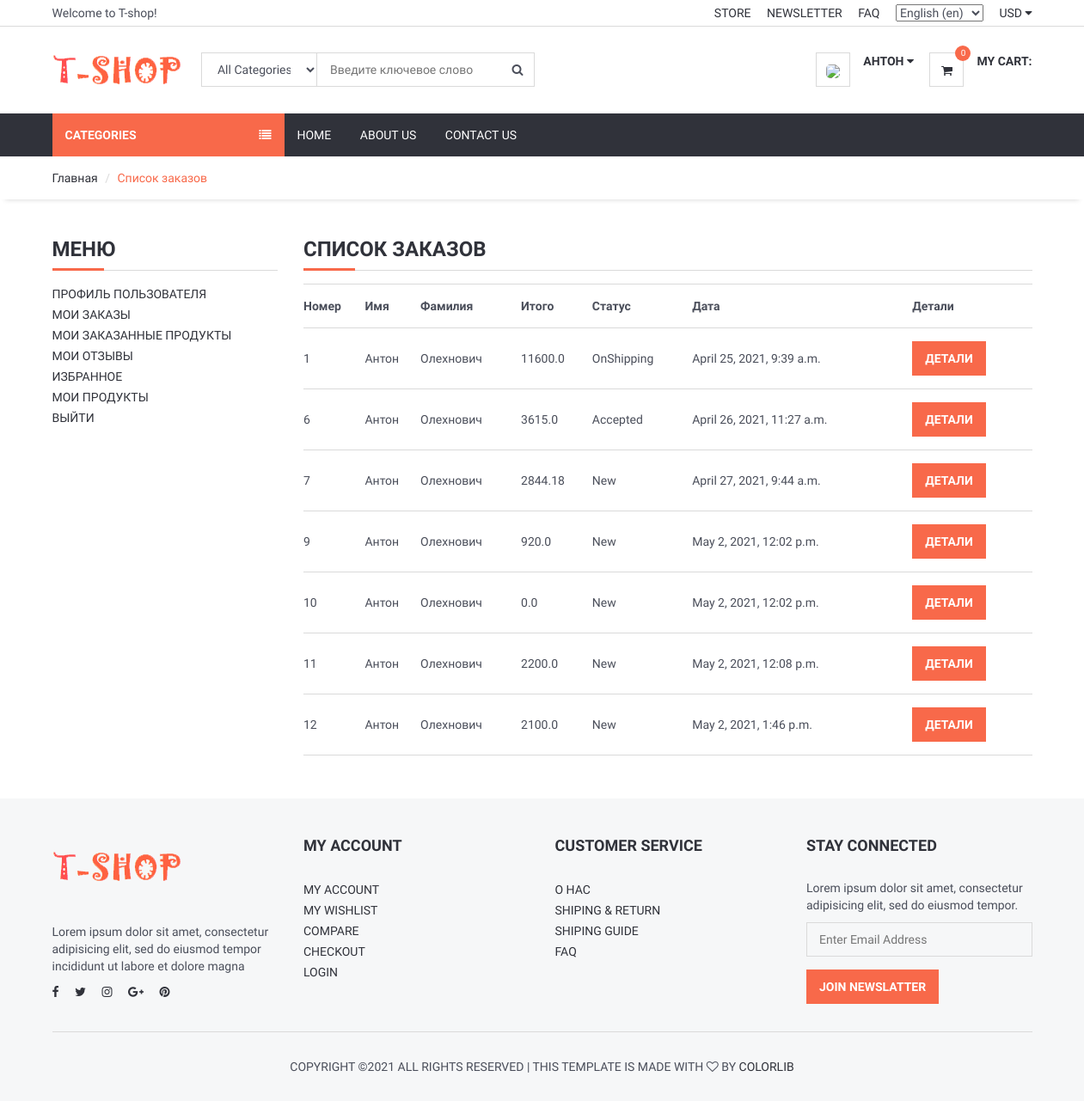
Screenshot of /user/orders/ (signed in) with the database file from the repository.
### order/models.py (models this page shows, shortened)
class Order(models.Model):
    STATUS = (
        ('New', 'New'),
        ('Accepted', 'Accepted'),
        ('Preaparing', 'Preaparing'),
        ('OnShipping', 'OnShipping'),
        ('Completed', 'Completed'),
        ('Canceled', 'Canceled'),
    )
    user = models.ForeignKey(User, on_delete=models.SET_NULL, null=True)
    code = models.CharField(max_length=5, editable=False)
    first_name = models.CharField(max_length=10)
    last_name = models.CharField(max_length=10)
    phone = models.CharField(blank=True, max_length=20)
    address = models.CharField(blank=True, max_length=150)
    city = models.CharField(blank=True, max_length=20)
    country = models.CharField(blank=True, max_length=20)
    total = models.FloatField()
    status = models.CharField(max_length=10, choices=STATUS, default='New')
    ip = models.CharField(blank=True, max_length=20)
    adminnote = models.CharField(blank=True, max_length=100)
    create_at = models.DateTimeField(auto_now_add=True)
    update_at = models.DateTimeField(auto_now=True)

### user/views.py (the view)
# urls.py: path('orders/', views.user_orders, name='user_orders'),
@login_required(login_url='/login') # Check login
def user_orders(request):
    current_user = request.user
    orders = Order.objects.filter(user_id=current_user.id)
    context = {#'category': category,
               'orders': orders, }
    return render(request, 'user_orders.html', context)

### home/templatetags/myapptags.py (called while the page is built)
@register.simple_tag
def categorylist():
    return Category.objects.all()

@register.simple_tag
def shopcartcount(userid):
    count = ShopCart.objects.filter(user_id=userid).count()
    return count

### user/templates/user_orders.html (shortened to what this page needs)
{% extends 'homebase.html' %}
{% block sidebar %} {% include 'sidebar.html' %} {% endblock %}
{% block body %}
	<div id="breadcrumb">
		<div class="container">
			<ul class="breadcrumb">
				<li><a href="/">Главная</a></li>
				<li class="active">Список заказов</li>
			</ul>
		</div>
	</div>
	<div class="section">
		<div class="container">
			<div class="row">
            <div class="col-md-3">
                {% include 'user_panel.html' %}
            </div>
            <div class="col-md-9">
                    <div class="order-summary clearfix">
                        <div class="section-title">
                            <h3 class="title">Список заказов</h3>
                        </div>
                        <table class="shopping-cart-table table">
                            <tr>
                                <th class="text-left">Номер </th>
                                <th class="text-left">Имя </th>
                                <th class="text-left">Фамилия </th>
                                <th class="text-left">Итого </th>
                                <th class="text-left">Статус </th>
                                <th class="text-left">Дата </th>
                                <th class="text-left">Детали </th>
                            </tr>
                            {% for rs in orders %}
                                <tr>
                                    <td class="text-left">{{ rs.id}} </td>
                                    <td class="text-left">{{ rs.first_name}} </td>
                                    <td class="text-left">{{ rs.last_name}} </td>
                                    <td class="text-left">{{ rs.total}} </td>
                                    <td class="text-left">{{ rs.status}} </td>
                                    <td class="text-left">{{ rs.create_at}} </td>
                                    <td class="text-left"><a class="primary-btn" href="/user/orderdetail/{{ rs.id }}"> Детали </a></td>
                                </tr>
                            {% endfor %}
                        </table>
                    </div>
                </div>
            </div>
		</div>
	</div>
{% endblock %}

### home/templates/header.html (shortened to what this page needs)
{% load static %}
{% load i18n %}
	<header>
		<div id="top-header">
			<div class="container">
				<div class="pull-left">
					<span>{% trans "Welcome to T-shop!" %}</span>
				</div>
				<div class="pull-right">
					<ul class="header-top-links">
                    <li><a href="#">{% trans "Store" %}</a></li>
                    <li><a href="#">{% trans "Newsletter" %}</a></li>
                    <li><a href="{% url 'faq' %}">{% trans "FAQ" %}</a></li>
                    <li class="dropdown default-dropdown">
                        <form action="{% url 'selectlanguage' %}" method="post">{% csrf_token %}
                            <select name="language" onchange="submit()">
                                {% get_current_language as LANGUAGE_CODE %}
                                {% get_available_languages as LANGUAGES %}
                                {% get_language_info_list for LANGUAGES as languages %}
                                {% for language in languages %}
                                    <option value="{{ language.code }}"{% if language.code == LANGUAGE_CODE %} selected{% endif %}>
                                        {{ language.name_local }} ({{ language.code }})
                                    </option>
                                {% endfor %}
                            </select>
                        </form>
                    </li>
						<li class="dropdown default-dropdown">
							<a class="dropdown-toggle" data-toggle="dropdown" aria-expanded="true">USD <i class="fa fa-caret-down"></i></a>
						</li>
					</ul>
				</div>
			</div>
		</div>
		<div id="header">
			<div class="container">
				<div class="pull-left">
					<div class="header-logo">
						<a class="logo" href="{% url 'home' %}">
							<img src="{% static '' %}img/logo2.png" alt="">
						</a>
					</div>
					<div class="header-search">
						<form action="/search/" method="post">
							<input id="query" name="query" class="input search-input" type="text" placeholder="Введите ключевое слово">
							<select name="catid" class="input search-categories">
								<option value="0">{% trans "All Categories" %}</option>
                            {% load myapptags %}
                            {% load mptt_tags %}
							</select>
							<button class="search-btn"><i class="fa fa-search"></i></button>
						</form>
					</div>
				</div>
				<div class="pull-right">
					<ul class="header-btns">
						<li class="header-account dropdown default-dropdown">
                        {% if user.id is not None %}
                            <div class="dropdown-toggle" role="button" data-toggle="dropdown" aria-expanded="true">
                                <div class="header-btns-icon">
                                    <img src="{{ request.session.userimage }}" style="height: 40px; border-radius: 30%">
                                </div>
                                <strong class="text-uppercase">{{ user.first_name }} <i class="fa fa-caret-down"></i></strong>
                            </div>
                        {% else %}
                            <a href="{% url 'login' %}" class="text-uppercase">{% trans "Login" %}</a> / <a href="{% url 'signup' %}" class="text-uppercase">{% trans "Sign Up" %}</a>
                        {% endif %}
                    </li>
						<li class="header-cart dropdown default-dropdown">
                        <a href="{% url 'shopcart' %}" >
                            <div class="header-btns-icon">
                                <i class="fa fa-shopping-cart"></i>
                                {% load myapptags %}
                                {% shopcartcount user.id as count %}
                                <span class="qty">{{ count }}</span>
                            </div>
                            <strong class="text-uppercase">{% trans "My Cart:" %}</strong>
                            <br>
                        </a>
                    </li>
					</ul>
				</div>
			</div>
		</div>
	</header>

### home/static/css/style.css (style rules this page uses)
body { font-family: 'Hind', sans-serif; color: #4A4E5A; overflow-x: hidden; }
h1, h2, h3, h4, h5, h6 { color: #30323A; margin: 0 0 10px; font-weight: 700; }
a { color: #30323A; -webkit-transition: 0.3s color; transition: 0.3s color; }
strong { color: #30323A; }
ul, ol { margin: 0; padding: 0; list-style: none }
.main-btn, .primary-btn { display: inline-block; padding: 10px 15px; text-transform: uppercase; font-weight: 700; border: none; -webkit-transition: 0.3s all; transition: 0.3s all; }
.primary-btn { color: #FFF; background-color: #F8694A; }
.input { width: 100%; height: 40px; padding: 0px 15px; border: none; background-color: transparent; -webkit-box-shadow: 0px 0px 0px 1px #DADADA inset, 0px 0px 0px 5px transparent; box-shadow: 0px 0px 0px 1px #DADADA inset, 0px 0px 0px 5px transparent; -webkit-transition: 0.3s all; transition: 0.3s all; }
.section { padding-top: 30px; padding-bottom: 30px; }
.section-title { position: relative; margin-bottom: 15px; margin-top: 15px; border-bottom: 1px solid #DADADA; }
.section-title .title { display: inline-block; text-transform: uppercase; }
.section-title:after { content: ""; position: absolute; left: 0; bottom: -1.5px; height: 3px; width: 60px; background-color: #F8694A; }
#breadcrumb { -webkit-box-shadow: 0px 6px 6px -6px rgba(0, 0, 0, 0.175); box-shadow: 0px 6px 6px -6px rgba(0, 0, 0, 0.175); }
.breadcrumb { background-color: transparent; border: none; border-radius: 0px; padding: 15px 0px; margin: 0; }
.breadcrumb>.active { color: #F8694A; }
.breadcrumb>li+li:before { color: #DADADA; }
#header { padding-top: 15px; padding-bottom: 15px; }
#top-header { padding-top: 5px; padding-bottom: 5px; border-bottom: 1px solid #DADADA; }
.header-top-links>li { display: inline-block; }
.header-top-links>li+li { margin-left: 15px; }
.header-top-links>li>a { cursor: pointer; text-transform: uppercase; }
.header-logo { display: inline-block; margin-right: 15px; }
.header-logo .logo>img { width: 100%; max-height: 70px; }
.header-search { display: inline-block; padding: 15px 0px; max-width: 400px; }
.header-search>form { position: relative; }
.header-search>form .search-input { padding-left: 150px; padding-right: 45px; }
.header-search>form .search-categories { position: absolute; left: 0px; top: 0px; width: 135px; }
.header-search>form .search-btn { position: absolute; top: 0px; right: 0px; width: 40px; height: 40px; background-color: transparent; border: none; }
.header-btns>li { display: inline-block; vertical-align: top; padding: 15px 0px; }
.header-btns>li+li { margin-left: 15px; }
.header-btns>li .header-btns-icon { position: relative; float: left; margin-right: 15px; width: 40px; height: 40px; line-height: 40px; text-align: center; color: #30323A; background-color: #FFF; border: 1px solid #DADADA; }
.header-btns .dropdown-toggle { display: block; cursor: pointer; }
.header-cart .header-btns-icon .qty { position: absolute; right: -9px; top: -9px; width: 18px; height: 18px; line-height: 18px; text-align: center; font-size: 10px; background: #F8694A; color: #FFF; border-radius: 50%; }
.shopping-cart-table>tbody>tr>td, .shopping-cart-table>tbody>tr>th, .shopping-cart-table>tfoot>tr>td, .shopping-cart-table>tfoot>tr>th, .shopping-cart-table>thead>tr>td, .shopping-cart-table>thead>tr>th { padding: 15px 0px; vertical-align: middle; border-top: 1px solid #DADADA; }
.shopping-cart-table>tbody>tr:last-child>td { border-bottom: 1px solid #DADADA; }

### rows the page displays
Order: id "1", first_name "Антон", last_name "Олехнович", total "11600.0", status "OnShipping", create_at "April 25, 2021, 9:39 a.m."
Order: id "6", first_name "Антон", last_name "Олехнович", total "3615.0", status "Accepted", create_at "April 26, 2021, 11:27 a.m."
Order: id "7", first_name "Антон", last_name "Олехнович", total "2844.18", status "New", create_at "April 27, 2021, 9:44 a.m."
Order: id "9", first_name "Антон", last_name "Олехнович", total "920.0", status "New", create_at "May 2, 2021, 12:02 p.m."
Order: id "10", first_name "Антон", last_name "Олехнович", total "0.0", status "New", create_at "May 2, 2021, 12:02 p.m."
Order: id "11", first_name "Антон", last_name "Олехнович", total "2200.0", status "New", create_at "May 2, 2021, 12:08 p.m."
Order: id "12", first_name "Антон", last_name "Олехнович", total "2100.0", status "New", create_at "May 2, 2021, 1:46 p.m."

### other values shown
{{ user.first_name }} "АНТОН"
{{ count }} "0"
form field language "English (en)"
